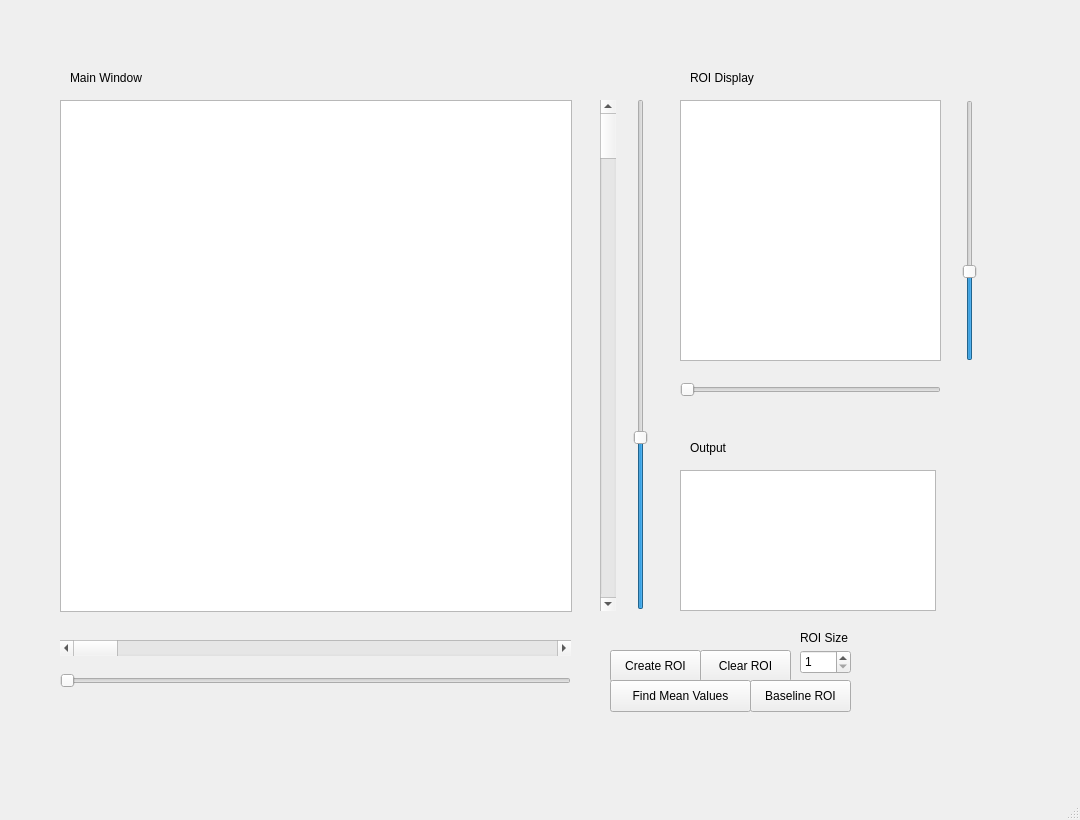
<?xml version="1.0" encoding="UTF-8"?>
<ui version="4.0">
 <class>MainWindow</class>
 <widget class="QMainWindow" name="MainWindow">
  <property name="geometry">
   <rect>
    <x>0</x>
    <y>0</y>
    <width>1080</width>
    <height>820</height>
   </rect>
  </property>
  <property name="windowTitle">
   <string>MainWindow</string>
  </property>
  <widget class="QWidget" name="centralwidget">
   <widget class="PlotWidget" name="graphicsView">
    <property name="geometry">
     <rect>
      <x>60</x>
      <y>100</y>
      <width>512</width>
      <height>512</height>
     </rect>
    </property>
   </widget>
   <widget class="QGraphicsView" name="graphicsView_2">
    <property name="geometry">
     <rect>
      <x>680</x>
      <y>100</y>
      <width>261</width>
      <height>261</height>
     </rect>
    </property>
   </widget>
   <widget class="QLabel" name="label">
    <property name="geometry">
     <rect>
      <x>70</x>
      <y>70</y>
      <width>81</width>
      <height>16</height>
     </rect>
    </property>
    <property name="text">
     <string>Main Window</string>
    </property>
   </widget>
   <widget class="QLabel" name="label_2">
    <property name="geometry">
     <rect>
      <x>690</x>
      <y>70</y>
      <width>71</width>
      <height>16</height>
     </rect>
    </property>
    <property name="text">
     <string>ROI Display</string>
    </property>
   </widget>
   <widget class="QLabel" name="label_3">
    <property name="geometry">
     <rect>
      <x>690</x>
      <y>440</y>
      <width>60</width>
      <height>16</height>
     </rect>
    </property>
    <property name="text">
     <string>Output</string>
    </property>
   </widget>
   <widget class="QTextBrowser" name="textBrowser">
    <property name="geometry">
     <rect>
      <x>680</x>
      <y>470</y>
      <width>256</width>
      <height>141</height>
     </rect>
    </property>
    <property name="maximumSize">
     <size>
      <width>500</width>
      <height>500</height>
     </size>
    </property>
    <property name="textInteractionFlags">
     <set>Qt::TextSelectableByKeyboard|Qt::TextSelectableByMouse</set>
    </property>
   </widget>
   <widget class="QSlider" name="horizontalSlider">
    <property name="geometry">
     <rect>
      <x>680</x>
      <y>380</y>
      <width>261</width>
      <height>19</height>
     </rect>
    </property>
    <property name="minimum">
     <number>1</number>
    </property>
    <property name="maximum">
     <number>4000</number>
    </property>
    <property name="orientation">
     <enum>Qt::Horizontal</enum>
    </property>
   </widget>
   <widget class="QSlider" name="verticalSlider">
    <property name="geometry">
     <rect>
      <x>960</x>
      <y>100</y>
      <width>19</width>
      <height>261</height>
     </rect>
    </property>
    <property name="minimum">
     <number>-1000</number>
    </property>
    <property name="maximum">
     <number>2000</number>
    </property>
    <property name="orientation">
     <enum>Qt::Vertical</enum>
    </property>
   </widget>
   <widget class="QScrollBar" name="horizontalScrollBar">
    <property name="geometry">
     <rect>
      <x>60</x>
      <y>640</y>
      <width>511</width>
      <height>16</height>
     </rect>
    </property>
    <property name="maximum">
     <number>100</number>
    </property>
    <property name="orientation">
     <enum>Qt::Horizontal</enum>
    </property>
   </widget>
   <widget class="QScrollBar" name="verticalScrollBar">
    <property name="geometry">
     <rect>
      <x>600</x>
      <y>100</y>
      <width>16</width>
      <height>511</height>
     </rect>
    </property>
    <property name="orientation">
     <enum>Qt::Vertical</enum>
    </property>
   </widget>
   <widget class="QSlider" name="horizontalSlider_2">
    <property name="geometry">
     <rect>
      <x>60</x>
      <y>670</y>
      <width>511</width>
      <height>22</height>
     </rect>
    </property>
    <property name="minimum">
     <number>1</number>
    </property>
    <property name="maximum">
     <number>4000</number>
    </property>
    <property name="orientation">
     <enum>Qt::Horizontal</enum>
    </property>
   </widget>
   <widget class="QSlider" name="verticalSlider_2">
    <property name="geometry">
     <rect>
      <x>630</x>
      <y>99</y>
      <width>22</width>
      <height>511</height>
     </rect>
    </property>
    <property name="minimum">
     <number>-1000</number>
    </property>
    <property name="maximum">
     <number>2000</number>
    </property>
    <property name="orientation">
     <enum>Qt::Vertical</enum>
    </property>
   </widget>
   <widget class="QPushButton" name="pushButton">
    <property name="geometry">
     <rect>
      <x>610</x>
      <y>650</y>
      <width>91</width>
      <height>32</height>
     </rect>
    </property>
    <property name="text">
     <string>Create ROI</string>
    </property>
   </widget>
   <widget class="QPushButton" name="pushButton_2">
    <property name="geometry">
     <rect>
      <x>700</x>
      <y>650</y>
      <width>91</width>
      <height>32</height>
     </rect>
    </property>
    <property name="text">
     <string>Clear ROI</string>
    </property>
   </widget>
   <widget class="QSpinBox" name="spinBox">
    <property name="geometry">
     <rect>
      <x>800</x>
      <y>650</y>
      <width>51</width>
      <height>24</height>
     </rect>
    </property>
    <property name="minimum">
     <number>1</number>
    </property>
    <property name="maximum">
     <number>50</number>
    </property>
   </widget>
   <widget class="QLabel" name="label_4">
    <property name="geometry">
     <rect>
      <x>800</x>
      <y>630</y>
      <width>60</width>
      <height>16</height>
     </rect>
    </property>
    <property name="text">
     <string>ROI Size</string>
    </property>
   </widget>
   <widget class="QPushButton" name="pushButton_3">
    <property name="geometry">
     <rect>
      <x>610</x>
      <y>680</y>
      <width>141</width>
      <height>32</height>
     </rect>
    </property>
    <property name="text">
     <string>Find Mean Values</string>
    </property>
   </widget>
   <widget class="QPushButton" name="pushButton_4">
    <property name="geometry">
     <rect>
      <x>750</x>
      <y>680</y>
      <width>101</width>
      <height>32</height>
     </rect>
    </property>
    <property name="text">
     <string>Baseline ROI</string>
    </property>
   </widget>
  </widget>
  <widget class="QMenuBar" name="menubar">
   <property name="geometry">
    <rect>
     <x>0</x>
     <y>0</y>
     <width>1080</width>
     <height>22</height>
    </rect>
   </property>
  </widget>
  <widget class="QStatusBar" name="statusbar"/>
 </widget>
 <customwidgets>
  <customwidget>
   <class>PlotWidget</class>
   <extends>QGraphicsView</extends>
   <header>pyqtgraph.h</header>
  </customwidget>
 </customwidgets>
 <resources/>
 <connections/>
</ui>
